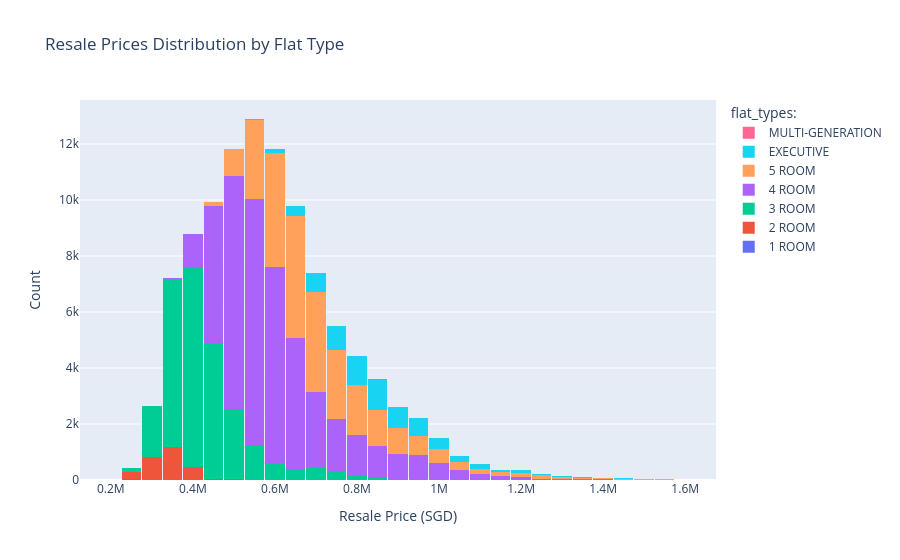

Notebook cell for this chart:
### Code cell
## Understanding the Resale Price Distribution by Flat Type
order = ["1 ROOM","2 ROOM","3 ROOM","4 ROOM","5 ROOM","EXECUTIVE","MULTI-GENERATION"]

fig = plotly.graph_objects.Figure()
for ft in order:
    sub = df[df["flat_type"] == ft]
    fig.add_trace(plotly.graph_objects.Histogram(
        x=sub["resale_price"],
        name=ft,
        nbinsx=40
    ))

fig.update_layout(
    title="Resale Prices Distribution by Flat Type",
    xaxis_title="Resale Price (SGD)",
    yaxis_title="Count",
    barmode="stack",
    bargap=0.05,
    legend=dict(title="flat_types:", x=1.02, y=1, xanchor="left")
)
fig.show()

### Figure 1 — Plotly figure (JSON) as saved in the notebook; plotly's stock layout.template omitted (floating-point values rounded to 4 significant figures; data arrays with more than 128 entries replaced by an {"elided": "..."} marker saying what was removed)
{"data": [{"name": "1 ROOM", "nbinsx": 40, "type": "histogram", "x": [202000.0, 228000.0, 227000.0, 230000.0, 248000.0, 230000.0, 235000.0, 240000.0, 233900.0, 235000.0, 237000.0, 240000.0, 251000.0, 229000.0, 243000.0, 258000.0, 230000.0, 230000.0, 240000.0, 242000.0, 245000.0, 255000.0, 247000.0, 268000.0, 300000.0, 265000.0, 265000.0, 260000.0, 270000.0, 272000.0, 270000.0, 268900.0]}, {"name": "2 ROOM", "nbinsx": 40, "type": "histogram", "x": {"elided": "2778 float values"}}, {"name": "3 ROOM", "nbinsx": 40, "type": "histogram", "x": {"elided": "25648 float values"}}, {"name": "4 ROOM", "nbinsx": 40, "type": "histogram", "x": {"elided": "45518 float values"}}, {"name": "5 ROOM", "nbinsx": 40, "type": "histogram", "x": {"elided": "24813 float values"}}, {"name": "EXECUTIVE", "nbinsx": 40, "type": "histogram", "x": {"elided": "6632 float values"}}, {"name": "MULTI-GENERATION", "nbinsx": 40, "type": "histogram", "x": [683900.0, 848000.0, 968000.0, 783000.0, 785000.0, 842000.0, 845000.0, 862000.0, 880000.0, 980000.0, 1062000.0, 960000.0, 1080000.0, 935000.0, 975000.0, 980000.0, 1060000.0, 1028000.0, 998000.0, 1200000.0, 1028000.0, 1389000.0, 1170000.0, 945000.0, 1095000.0]}], "layout": {"bargap": 0.05, "barmode": "stack", "legend": {"title": {"text": "flat_types:"}, "x": 1.02, "xanchor": "left", "y": 1}, "title": {"text": "Resale Prices Distribution by Flat Type"}, "xaxis": {"title": {"text": "Resale Price (SGD)"}}, "yaxis": {"title": {"text": "Count"}}}}
